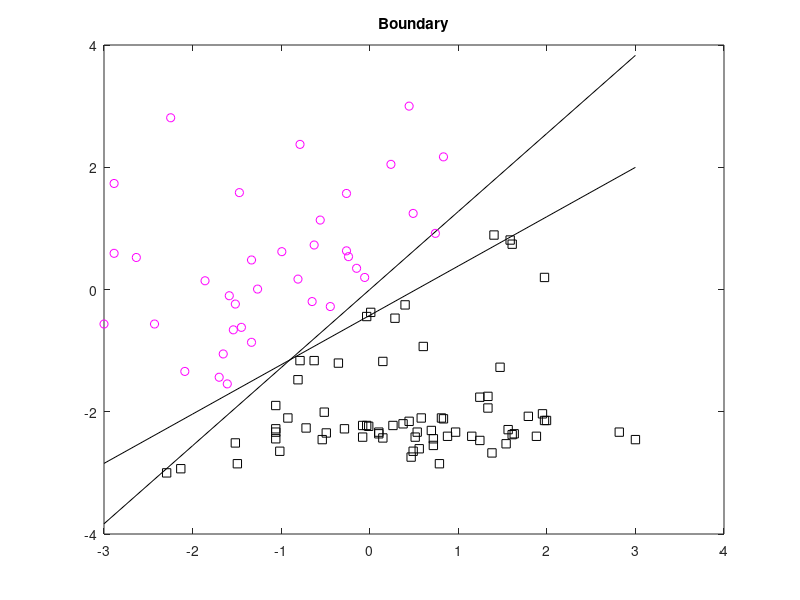
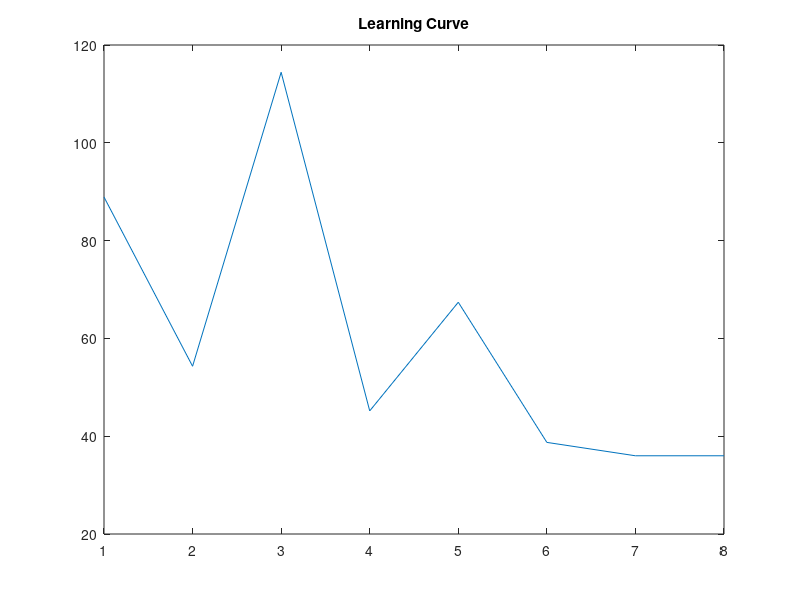

These figures' MATLAB source, in order:
%% 'Wine' Data Set
clear;
load winedata.mat;

x1 = [data(1:59,2); data(131:178, 2)]';
x2 = [data(1:59,3); data(131:178, 3)]';
tk= [ones(59,1);-1*ones(48,1)]';

target_min = -3;
target_max =  3;

data = x1;
x1_min = min(data(:));
x1_max = max(data(:));
x1 = (data - x1_min)*((target_max - target_min)/(x1_max - x1_min)) + target_min;

data = x2;
x2_min = min(data(:));
x2_max = max(data(:));
x2 = (data - x2_min)*((target_max - target_min)/(x2_max - x2_min)) + target_min;

n = 0.1;
theta = 0.001;
epoch = 0;

% start with random number so it doesn't output 0 forever
w_ji=[0.6 -0.3 1]
w_kj=[-0.9 0.2 1]
wk=[1 0.9 -0.7]

while true

    epoch=epoch+1;
    deltaw_ji=[0 0 0];
    deltaw_kj=[0 0 0];
    deltawjk=[0 0 0];
    
    for m=1:length(x1)
        xm=[1 x1(m) x2(m)];
        
        netj1=w_ji*xm';
        netj2=w_kj*xm';
        
        yi_der=1-(tanh(netj1))^2;
        yj_der=1-(tanh(netj2))^2;
        yi=tanh(netj1);
        yj=tanh(netj2);
        
        y=[1 yi yj];
        
        netk=y*wk';        
        zk(m)=tanh(netk);
        zkprime=1-zk(m)^2;
        
        deltak=(tk(m)-zk(m))*zkprime;
        deltaj1=yi_der*wk(2)*deltak;
        deltaj2=yj_der*wk(3)*deltak;

        deltaw_ji=deltaw_ji+n*deltaj1*xm;
        deltaw_kj=deltaw_kj+n*deltaj2*xm;
        deltawjk=deltawjk+n*deltak*y;
    end
    
    w_ji=w_ji+deltaw_ji;
    w_kj=w_kj+deltaw_kj;
    wk=wk+deltawjk;
    
    J(epoch)=0.5*norm(tk-zk)^2;
    
    if (epoch==1)
        delta_j(epoch)=J(epoch);
    else
        delta_j(epoch)=abs(J(epoch-1)-J(epoch));
        if ((delta_j(epoch)<theta) && epoch<100000)
            break;
        end
    end
    
end

% Boundary
figure(1);

x11=(-3:3);
w01=w_ji(1);
w11=w_ji(2);
w21=w_ji(3);
x21=-(w11/w21)*x11-(w01/w21);
plot(x11,x21,'k');

w01=w_kj(1);
w11=w_kj(2);
w21=w_kj(3);
x22=-(w11/w21)*x11-(w01/w21);

hold on;

boundedline=plot(x11,x22,'k');

for i=1:length(x1)
    if (zk(i)<0)
        false=plot(x1(i),x2(i),'mo');
    else
        true=plot(x1(i),x2(i),'ks');
    end
end

title('Boundary');

% Learning curve
figure(2);
plot(J)
title('Learning Curve');

% # of epoch
epoch

% Accuracy
score = 0;
for i = 1:length(x1)
    if ((zk(i) < 0 && tk(i) == -1) || (zk(i) > 0 && tk(i) == 1))
        score = score + 1;
    end
end
acc = (score/length(x1)) * 100